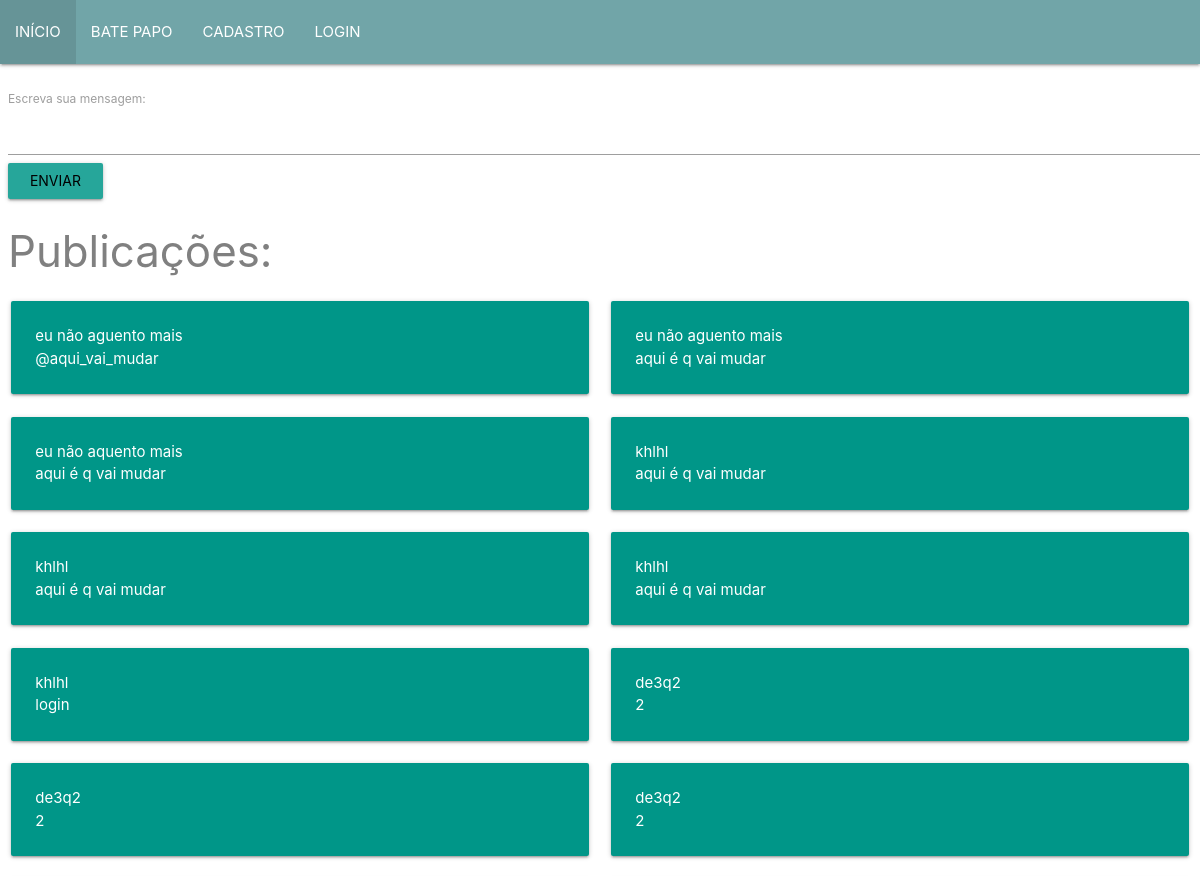
The app's page /batepapo (upper part), older data.
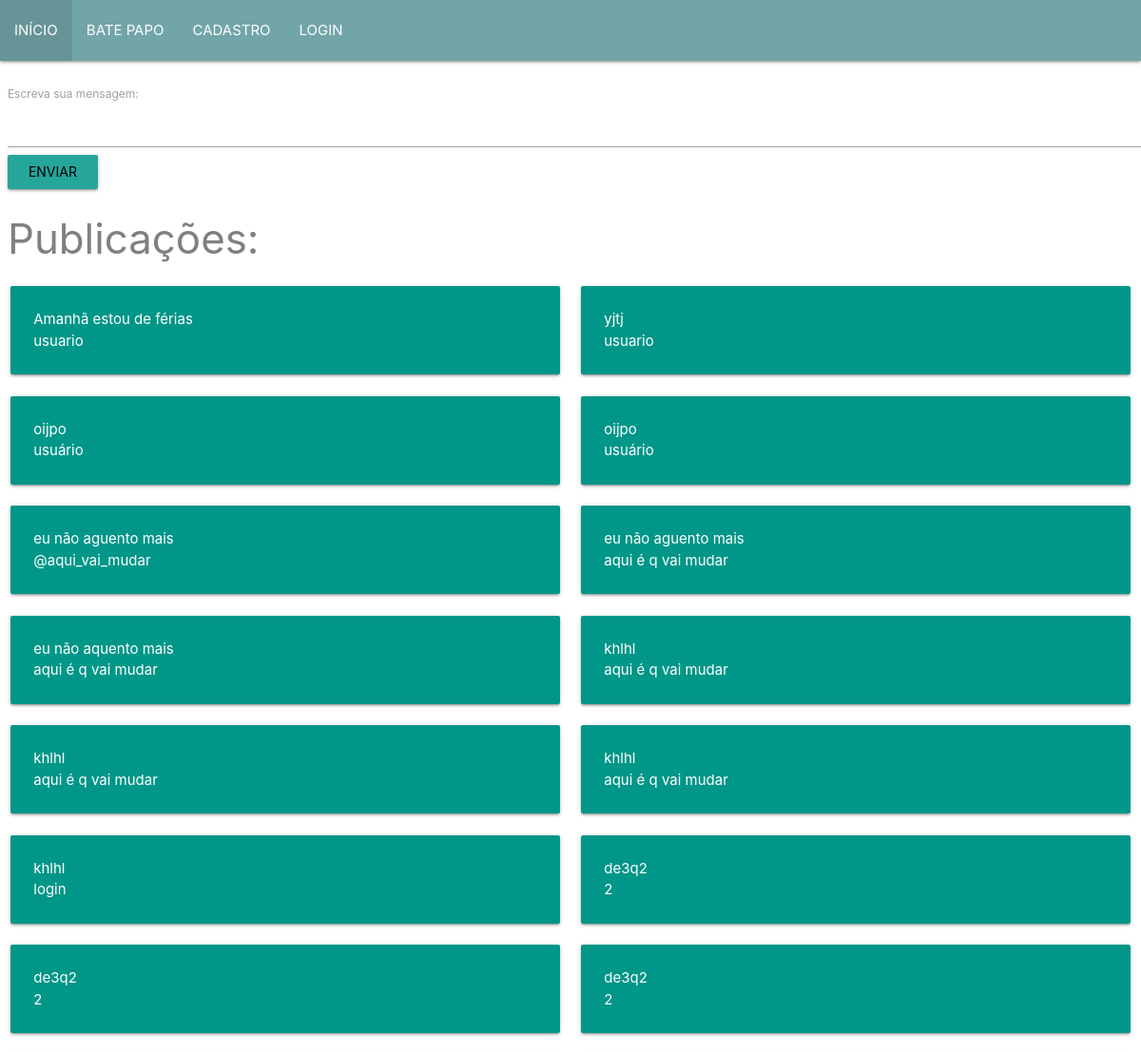
The same page, newer data.
### app.py (models this page shows, shortened)
class Mensagem(db.Model):
    id = db.Column(db.Integer, primary_key=True)
    texto = db.Column(db.Text)
    usuario_id = db.Column(db.Integer, db.ForeignKey('usuario.id'),nullable=False)

### app.py (the view)
@app.route("/batepapo", methods=['POST','GET'])
def batepapo():
    form = MensagemForm()
    if form.validate_on_submit():
        msg = Mensagem()
        msg.texto = form.texto.data
        msg.usuario_id = "usuario"
        db.session.add(msg)
        db.session.commit()
    mensagens = Mensagem.query.all()
    return render_template("paginas/bate_papo.html", form=form, mensagens=mensagens)

### formulario.py
class MensagemForm(FlaskForm):
    texto = TextField('Escreva sua mensagem:', [DataRequired()]) #, EqualTo('confirm', message='Senhas diferentes')])
    botao = SubmitField('Enviar')

### templates/paginas/bate_papo.html (shortened to what this page needs)
{% extends 'paginas/base.html' %}
{% block content %}</br>
    <form method="POST" style="margin-left: 0.66%">
        {{form.texto.label}}
        {{form.texto}}
        <a class="waves-effect waves-light btn">
        {{form.botao}}
          </a>
    </form>
    <h3 style="margin-left: 0.66%; color:gray">Publicações:</h3>
    <div class="row">
        {% for mensagem in mensagens[::-1] %}
        <div class="col l6 s12 m5">
          <div class="card-panel teal">
            <span class="white-text">
                    {{ mensagem.texto  }}
                   <br>
                   {{ mensagem.usuario_id }}
            </span>
          </div>
        </div>
        {% endfor %}
    </div>
{% endblock %}

### templates/paginas/base.html (shortened to what this page needs)
<!DOCTYPE html>
<html lang="en">
<head>
		<link rel="stylesheet" type="text/css" href="{{ url_for('static', filename='css/_css.css') }}">
		<link rel="stylesheet" href="https://cdnjs.cloudflare.com/ajax/libs/materialize/1.0.0/css/materialize.min.css">
</head>
<body>
    <nav  style="background-color:#71a5a8;">
        <div class="nav-wrapper">
           <a href="#" class="brand-logo right">
            <ul id="nav-mobile" class="left hide-on-med-and-down">
               <li><a href="/index" class="text-white" id="fonte_mais_branca">INÍCIO</a></li>&nbsp;&nbsp;&nbsp;&nbsp;
               <li><a href="/batepapo" class="text-white">BATE PAPO</a> </li>&nbsp;&nbsp;&nbsp;&nbsp;
               <li><a href="/cadastro"  class="text-white">CADASTRO</a> </li>&nbsp;&nbsp;&nbsp;&nbsp;
               <li><a href="/login" class="text-white">LOGIN</a></a></li>
        </div>
   </nav>
{% block content %}
{% endblock %}
</body>
</html>
	<head>
	</head>
	<body>

Row changes from the older to the newer data that the page shows:
added Mensagem: texto "Amanhã estou de férias", usuario_id "usuario"
added Mensagem: texto "yjtj", usuario_id "usuario"
added Mensagem: texto "oijpo", usuario_id "usuário"
added Mensagem: texto "oijpo", usuario_id "usuário"
